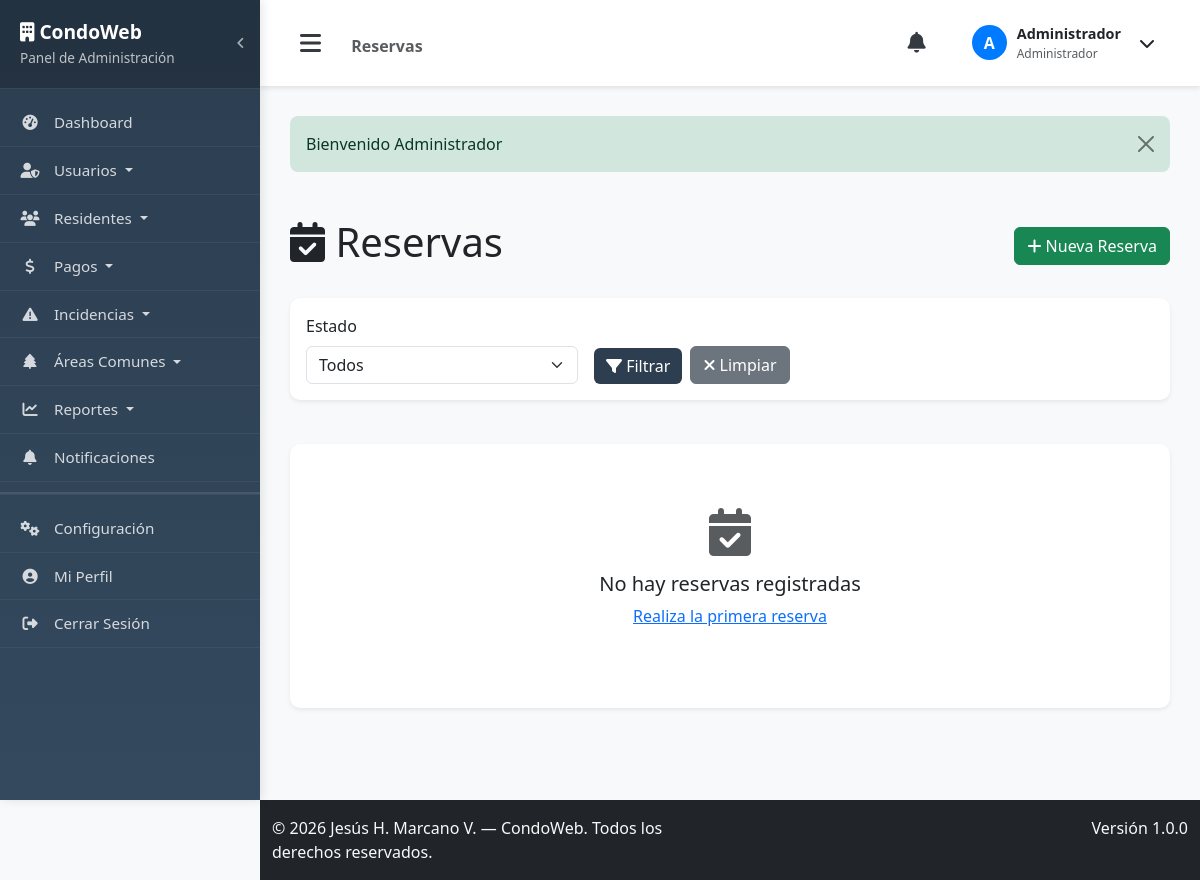
Before: /reservations (signed in) with the older database file.
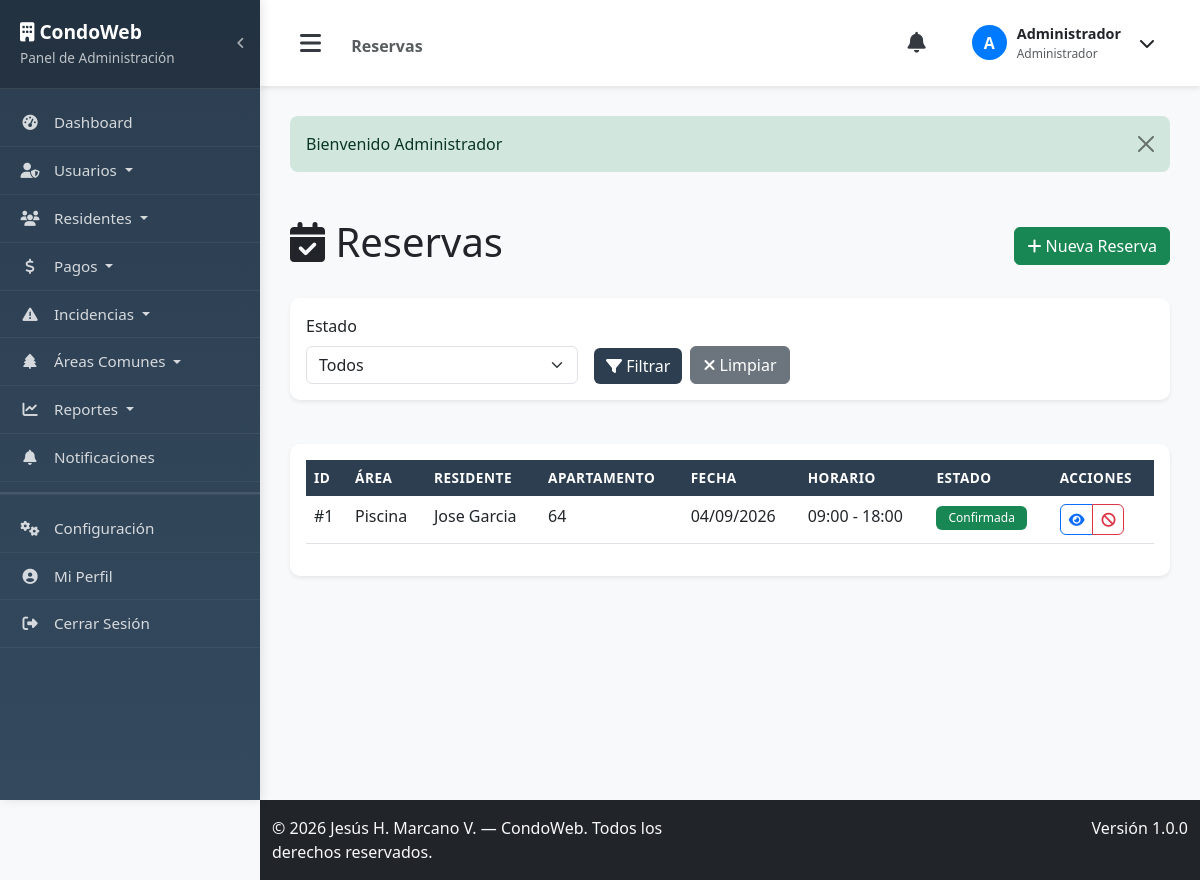
After: the same page with the newer database file.
### tables this page shows
CREATE TABLE `reservas` (
  `id` int(11) NOT NULL AUTO_INCREMENT,
  `area_comun_id` int(11) NOT NULL,
  `residente_id` int(11) NOT NULL,
  `fecha_reserva` date NOT NULL,
  `hora_inicio` time NOT NULL,
  `hora_fin` time NOT NULL,
  `estado` enum('confirmada','cancelada','completada') DEFAULT 'confirmada',
  `created_at` timestamp NOT NULL DEFAULT current_timestamp(),
  `updated_at` timestamp NOT NULL DEFAULT current_timestamp() ON UPDATE current_timestamp(),
  PRIMARY KEY (`id`),
  KEY `idx_reservas_area_comun_id` (`area_comun_id`),
  KEY `idx_reservas_residente_id` (`residente_id`),
  CONSTRAINT `reservas_ibfk_1` FOREIGN KEY (`area_comun_id`) REFERENCES `areas_comunes` (`id`) ON DELETE CASCADE,
  CONSTRAINT `reservas_ibfk_2` FOREIGN KEY (`residente_id`) REFERENCES `residentes` (`id`) ON DELETE CASCADE
);

CREATE TABLE `areas_comunes` (
  `id` int(11) NOT NULL AUTO_INCREMENT,
  `nombre` varchar(100) NOT NULL,
  `descripcion` text DEFAULT NULL,
  `capacidad` int(11) DEFAULT NULL,
  `horario_disponible` varchar(100) DEFAULT NULL,
  `estado` enum('disponible','mantenimiento','no_disponible') DEFAULT 'disponible',
  `created_at` timestamp NOT NULL DEFAULT current_timestamp(),
  `updated_at` timestamp NOT NULL DEFAULT current_timestamp() ON UPDATE current_timestamp(),
  PRIMARY KEY (`id`)
);

CREATE TABLE `usuarios` (
  `id` int(11) NOT NULL AUTO_INCREMENT,
  `nombre` varchar(100) NOT NULL,
  `email` varchar(100) NOT NULL,
  `password` varchar(255) NOT NULL,
  `rol` enum('admin','resident') NOT NULL,
  `telefono` varchar(20) DEFAULT NULL,
  `created_at` timestamp NOT NULL DEFAULT current_timestamp(),
  `updated_at` timestamp NOT NULL DEFAULT current_timestamp() ON UPDATE current_timestamp(),
  PRIMARY KEY (`id`),
  UNIQUE KEY `email` (`email`)
);

CREATE TABLE `residentes` (
  `id` int(11) NOT NULL AUTO_INCREMENT,
  `usuario_id` int(11) NOT NULL,
  `apartamento` varchar(10) NOT NULL,
  `piso` int(11) NOT NULL,
  `torre` varchar(50) DEFAULT NULL,
  `fecha_ingreso` date DEFAULT NULL,
  `estado` enum('activo','inactivo') DEFAULT 'activo',
  `created_at` timestamp NOT NULL DEFAULT current_timestamp(),
  `updated_at` timestamp NOT NULL DEFAULT current_timestamp() ON UPDATE current_timestamp(),
  PRIMARY KEY (`id`),
  UNIQUE KEY `usuario_id` (`usuario_id`),
  KEY `idx_residentes_usuario_id` (`usuario_id`),
  CONSTRAINT `residentes_ibfk_1` FOREIGN KEY (`usuario_id`) REFERENCES `usuarios` (`id`) ON DELETE CASCADE
);

### app/controllers/Controller.php (called while the page is built, shortened)
<?php
class Controller {
    public function __construct() {
        $database = new Database();
        $this->db = $database->getConnection();
    }
    protected function view($view, $data = []) {
        extract($data);
        require_once APP_PATH . '/views/' . $view . '.php';
    }
}
?>

### app/controllers/CommonAreaController.php (called while the page is built, shortened)
<?php
class CommonAreaController extends Controller {
    private $reservation;
    public function __construct() {
        $this->reservation = new Reservation($this->db);
    }
    public function reservations() {
        $resident_id = null;
        $status = isset($_GET['status']) ? sanitize($_GET['status']) : '';
        $stmt = $resident_id
            ? $this->reservation->readByResident($resident_id)
            : $this->reservation->readAll();
        $reservations = $stmt->fetchAll(PDO::FETCH_ASSOC);
        $this->view('reservations/index', [
            'reservations' => $reservations,
            'status' => $status,
            'is_admin' => isAdmin()
        ]);
    }
}
?>

### app/models/Database.php (called while the page is built, shortened)
<?php
class Database {
    private $host = DB_HOST;
    private $db_name = DB_NAME;
    private $username = DB_USER;
    private $password = DB_PASS;
    public function getConnection() {
        $this->conn = null;
        try {
            $this->conn = new PDO("mysql:host=" . $this->host . ";dbname=" . $this->db_name, $this->username, $this->password);
            $this->conn->exec("set names utf8");
            $this->conn->setAttribute(PDO::ATTR_ERRMODE, PDO::ERRMODE_EXCEPTION);
        } catch(PDOException $exception) {
            echo "Error de conexión: " . $exception->getMessage();
        }
        return $this->conn;
    }
}
?>

### app/models/Reservation.php (called while the page is built, shortened)
<?php
class Reservation {
    private $conn;
    private $table_name = "reservas";
    public function __construct($db) {
        $this->conn = $db;
    }
    public function readAll() {
        $query = "SELECT rv.*,
                         ac.nombre as area_nombre, ac.capacidad as area_capacidad,
                         res.apartamento, u.nombre as residente_nombre, u.email as residente_email
                  FROM " . $this->table_name . " rv
                  LEFT JOIN areas_comunes ac ON rv.area_comun_id = ac.id
                  LEFT JOIN residentes res ON rv.residente_id = res.id
                  LEFT JOIN usuarios u ON res.usuario_id = u.id
                  ORDER BY rv.fecha_reserva DESC, rv.hora_inicio DESC";
        $stmt = $this->conn->prepare($query);
        $stmt->execute();
        return $stmt;
    }
}
?>

### config/catalogs.php (called while the page is built, shortened)
<?php
function getCatalogLabel($catalog, $key) {
    return $catalog[$key] ?? ucfirst($key);
}
?>

### app/views/reservations/index.php (the view, shortened to what the changed rows need)
<?php include APP_PATH . '/views/layouts/header.php'; ?>
<div class="row">
    <div class="col-12">
        <div class="d-flex justify-content-between align-items-center mb-4">
            <h1><i class="fas fa-calendar-check"></i> <?= $is_admin ? 'Reservas' : 'Mis Reservas' ?></h1>
        </div>
    </div>
</div>
<div class="row">
    <div class="col-12">
        <div class="card">
            <div class="card-body">
                <?php if(!empty($reservations)): ?>
                    <div class="table-responsive">
                        <table class="table table-hover">
                            <thead>
                                <tr>
                                    <th>ID</th>
                                    <th>Área</th>
                                    <?php if($is_admin): ?>
                                    <th>Residente</th>
                                    <th>Apartamento</th>
                                    <?php endif; ?>
                                    <th>Fecha</th>
                                    <th>Horario</th>
                                    <th>Estado</th>
                                    <th>Acciones</th>
                                </tr>
                            </thead>
                            <tbody>
                                <?php foreach($reservations as $res): ?>
                                <tr>
                                    <td>#<?= $res['id'] ?></td>
                                    <td><?= htmlspecialchars($res['area_nombre']) ?></td>
                                    <?php if($is_admin): ?>
                                    <td><?= htmlspecialchars($res['residente_nombre']) ?></td>
                                    <td><?= htmlspecialchars($res['apartamento']) ?></td>
                                    <?php endif; ?>
                                    <td><?= date('d/m/Y', strtotime($res['fecha_reserva'])) ?></td>
                                    <td><?= date('H:i', strtotime($res['hora_inicio'])) ?> - <?= date('H:i', strtotime($res['hora_fin'])) ?></td>
                                    <td>
                                        <?php
                                            $r_class = $res['estado'] == 'confirmada' ? 'success' : ($res['estado'] == 'completada' ? 'info' : 'danger');
                                        ?>
                                        <span class="badge bg-<?= $r_class ?>">
                                            <?= getCatalogLabel(RESERVATION_STATUSES, $res['estado']) ?>
                                        </span>
                                    </td>
                                    <td>
                                        <div class="btn-group">
                                            <a href="<?= APP_URL ?>/reservations/show/<?= $res['id'] ?>"
                                               class="btn btn-sm btn-outline-primary" title="Ver">
                                                <i class="fas fa-eye"></i>
                                            </a>
                                            <?php if($res['estado'] == 'confirmada'): ?>
                                            <a href="<?= APP_URL ?>/reservations/cancel/<?= $res['id'] ?>"
                                               class="btn btn-sm btn-outline-danger"
                                               onclick="return confirm('¿Deseas cancelar esta reserva?')"
                                               title="Cancelar">
                                                <i class="fas fa-ban"></i>
                                            </a>
                                            <?php endif; ?>
                                        </div>
                                    </td>
                                </tr>
                                <?php endforeach; ?>
                            </tbody>
                        </table>
                    </div>
                <?php else: ?>
                    <div class="text-center py-5">
                        <i class="fas fa-calendar-check fa-3x text-muted mb-3"></i>
                        <h5>No hay reservas registradas</h5>
                        <p class="text-muted">
                            <a href="<?= APP_URL ?>/reservations/create">Realiza la primera reserva</a>
                        </p>
                    </div>
                <?php endif; ?>
            </div>
        </div>
    </div>
</div>
<?php include APP_PATH . '/views/layouts/footer.php'; ?>

Changed rows visible on the page:
added reservas: id "1", area_comun.nombre "Piscina", usuarios.nombre "Jose Garcia", residente.apartamento "64", fecha_reserva "04/09/2026", hora_inicio "09:00", hora_fin "18:00", estado "Confirmada"
Other visible differences:
text no longer shown: "No hay reservas registradas Realiza la primera reserva"
text now shown: "ID ÁREA RESIDENTE APARTAMENTO FECHA HORARIO ESTADO ACCIONES"
